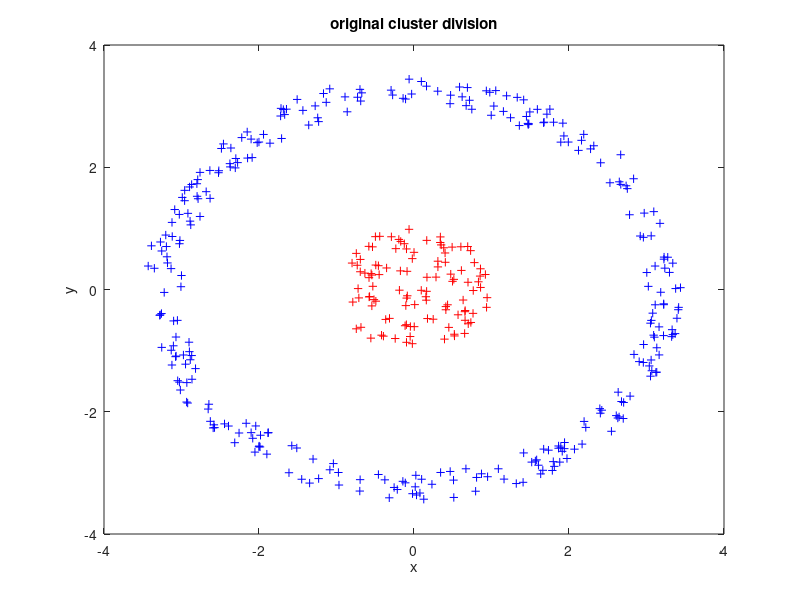

MATLAB code to generate this figure: (Note: this script raises an error after producing the figure.)
clear; clc; close all;
x = 10*randn(20000,2);
z = x((x(:,1).^2+x(:,2).^2 < 12 & x(:,1).^2+x(:,2).^2 > 9),:);
Z = x((x(:,1).^2+x(:,2).^2 < 1),:);
plot(z(:,1), z(:,2), 'b+')
hold on
plot(Z(:,1), Z(:,2), 'r+')
hold off
xlabel('x')
ylabel('y')
title('original cluster division')
X = [z;Z];
figure
I = SpectralClustering(X,2,1,20,'rw' );
figure
z = 1.45*randn(500,2);
Z = 5+2*randn(500,2);
plot(z(:,1), z(:,2), 'b+')
hold on
plot(Z(:,1), Z(:,2), 'r+')
hold off
xlabel('x')
ylabel('y')
title('original cluster division')
X = [z;Z];
% perform spectral clustering (use Lrw (basically it finds invariant probability
%  measure and use transient))
figure
I = SpectralClustering(X,2,4,20,'rw' );
